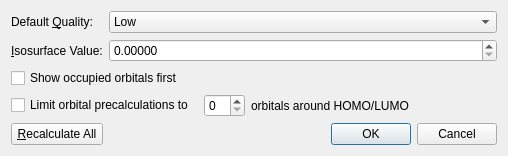
<?xml version="1.0" encoding="UTF-8"?>
<ui version="4.0">
 <class>OrbitalSettingsDialog</class>
 <widget class="QDialog" name="OrbitalSettingsDialog">
  <property name="geometry">
   <rect>
    <x>0</x>
    <y>0</y>
    <width>508</width>
    <height>143</height>
   </rect>
  </property>
  <property name="windowTitle">
   <string>Dialog</string>
  </property>
  <layout class="QGridLayout" name="gridLayout">
   <item row="6" column="0">
    <widget class="QPushButton" name="push_recalc">
     <property name="text">
      <string>&amp;Recalculate All</string>
     </property>
    </widget>
   </item>
   <item row="0" column="0">
    <widget class="QLabel" name="label">
     <property name="text">
      <string>Default &amp;Quality:</string>
     </property>
     <property name="buddy">
      <cstring>combo_quality</cstring>
     </property>
    </widget>
   </item>
   <item row="1" column="0">
    <widget class="QLabel" name="label_2">
     <property name="text">
      <string>&amp;Isosurface Value:</string>
     </property>
     <property name="buddy">
      <cstring>spin_isoval</cstring>
     </property>
    </widget>
   </item>
   <item row="0" column="1">
    <widget class="QComboBox" name="combo_quality">
     <item>
      <property name="text">
       <string>Low</string>
      </property>
     </item>
     <item>
      <property name="text">
       <string>Medium</string>
      </property>
     </item>
     <item>
      <property name="text">
       <string>High</string>
      </property>
     </item>
     <item>
      <property name="text">
       <string>Very High</string>
      </property>
     </item>
    </widget>
   </item>
   <item row="1" column="1">
    <widget class="QDoubleSpinBox" name="spin_isoval">
     <property name="decimals">
      <number>5</number>
     </property>
     <property name="singleStep">
      <double>0.010000000000000</double>
     </property>
    </widget>
   </item>
   <item row="5" column="0">
    <spacer name="verticalSpacer">
     <property name="orientation">
      <enum>Qt::Vertical</enum>
     </property>
     <property name="sizeHint" stdset="0">
      <size>
       <width>20</width>
       <height>40</height>
      </size>
     </property>
    </spacer>
   </item>
   <item row="2" column="0" colspan="2">
    <widget class="QCheckBox" name="cb_HOMOFirst">
     <property name="text">
      <string>Show occupied orbitals first</string>
     </property>
    </widget>
   </item>
   <item row="6" column="1">
    <widget class="QDialogButtonBox" name="buttonBox">
     <property name="orientation">
      <enum>Qt::Horizontal</enum>
     </property>
     <property name="standardButtons">
      <set>QDialogButtonBox::Cancel|QDialogButtonBox::Ok</set>
     </property>
    </widget>
   </item>
   <item row="3" column="0" colspan="2">
    <layout class="QHBoxLayout" name="horizontalLayout">
     <item>
      <widget class="QCheckBox" name="cb_limit_precalc">
       <property name="text">
        <string>Limit orbital precalculations to </string>
       </property>
      </widget>
     </item>
     <item>
      <widget class="QSpinBox" name="spin_precalc_range"/>
     </item>
     <item>
      <widget class="QLabel" name="label_3">
       <property name="text">
        <string>orbitals around HOMO/LUMO</string>
       </property>
      </widget>
     </item>
     <item>
      <spacer name="horizontalSpacer">
       <property name="orientation">
        <enum>Qt::Horizontal</enum>
       </property>
       <property name="sizeHint" stdset="0">
        <size>
         <width>40</width>
         <height>20</height>
        </size>
       </property>
      </spacer>
     </item>
    </layout>
   </item>
  </layout>
 </widget>
 <resources/>
 <connections>
  <connection>
   <sender>buttonBox</sender>
   <signal>accepted()</signal>
   <receiver>OrbitalSettingsDialog</receiver>
   <slot>accept()</slot>
   <hints>
    <hint type="sourcelabel">
     <x>248</x>
     <y>254</y>
    </hint>
    <hint type="destinationlabel">
     <x>157</x>
     <y>274</y>
    </hint>
   </hints>
  </connection>
  <connection>
   <sender>buttonBox</sender>
   <signal>rejected()</signal>
   <receiver>OrbitalSettingsDialog</receiver>
   <slot>reject()</slot>
   <hints>
    <hint type="sourcelabel">
     <x>316</x>
     <y>260</y>
    </hint>
    <hint type="destinationlabel">
     <x>286</x>
     <y>274</y>
    </hint>
   </hints>
  </connection>
 </connections>
</ui>
